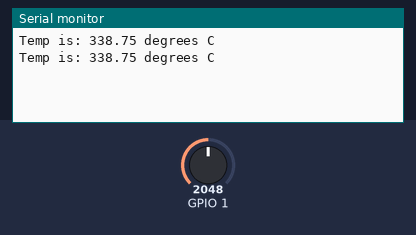
Bench run of a program on a simulated ESP32-S3. On the bench: the last lines printed to the serial monitor. The inputs (shaded band) are chosen by the test bench; at power-on: GPIO 1 = 2048.

Above: at 2.8 s.
2.9 s: GPIO 1 set to 2866
At 3.8 s:
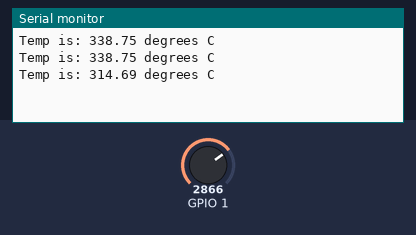
4.4 s: GPIO 1 set to 3603
At 5.8 s:
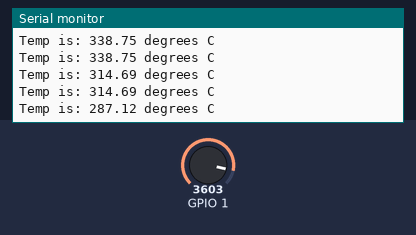
Timing chart, 0 to 7.4 s (numbered marks = the images above; inputs shaded):
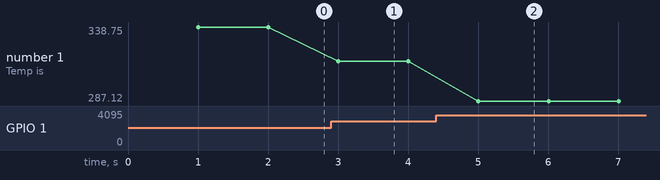

The program:

main.cpp
```cpp
#include <Arduino.h>

// put function declarations here:
int myFunction(int, int);

float vdd = 3.3;
float R25 = 100000.0;
float T25 = 298.0;
float beta = 3750.0;
long prevTime = 0;
volatile float globalTemp = -1.0;

hw_timer_t *tempTimer = NULL;

float intToVoltage(int reading) {
  return float(reading) / 4095.0 * 3.3;
}

float voltageToResistance (float vout) {
  return (vout* 22000) / (vdd - vout);
}

float resistanceToTemp (float R) {
  return 1.0 / ((1.0 / T25) + 1.0/beta * log(R/R25));
}

void getTemp() {
  float voltage = intToVoltage(analogRead(A0));
  float resistance = voltageToResistance(voltage);
  globalTemp = resistanceToTemp(resistance);
}

void setup() {
  // put your setup code here, to run once:
  int result = myFunction(2, 3);
  Serial.begin(115200);

  tempTimer = timerBegin(0, 80, true);
  timerAttachInterrupt(tempTimer, &getTemp, true);
  timerAlarmWrite(tempTimer, 1000000, true);
  timerAlarmEnable(tempTimer);
}

void loop() {
  if (millis() - prevTime > 1000) {
    timerAlarmDisable(tempTimer);
    Serial.print("Temp is: ");
    Serial.print(globalTemp);
    Serial.println(" degrees C");
    timerAlarmWrite(tempTimer, 1000000, true);
    timerAlarmEnable(tempTimer);
    prevTime = millis();
  }
}

// put function definitions here:
int myFunction(int x, int y) {
  return x + y;
}
```

Measured:
- after the input at 2.9 s, the serial monitor: prints a new line after 0.10 s (image 1)
- after the input at 4.4 s, the serial monitor: prints a new line after 0.61 s (image 2)
- plotted number 1: 338.75 → 314.69 after the input at 2.9 s, 314.69 → 287.12 after the input at 4.4 s
